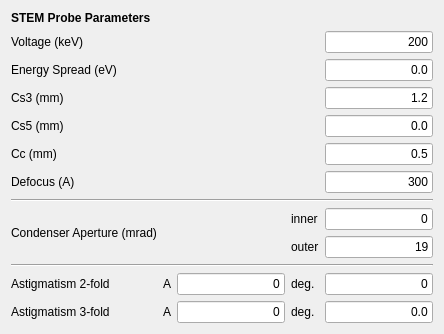
         <widget class="QWidget" name="tab_probe">
          <attribute name="title">
           <string>STEM Probe Parameters</string>
          </attribute>
          <layout class="QGridLayout" name="gridLayout_8">
           <item row="0" column="0">
            <widget class="QLabel" name="label_2">
             <property name="sizePolicy">
              <sizepolicy hsizetype="MinimumExpanding" vsizetype="Preferred">
               <horstretch>0</horstretch>
               <verstretch>0</verstretch>
              </sizepolicy>
             </property>
             <property name="text">
              <string>&lt;html&gt;&lt;head/&gt;&lt;body&gt;&lt;p&gt;&lt;span style=&quot; font-weight:600;&quot;&gt;STEM Probe Parameters&lt;/span&gt;&lt;/p&gt;&lt;/body&gt;&lt;/html&gt;</string>
             </property>
             <property name="scaledContents">
              <bool>false</bool>
             </property>
             <property name="alignment">
              <set>Qt::AlignLeading|Qt::AlignLeft|Qt::AlignTop</set>
             </property>
            </widget>
           </item>
           <item row="13" column="1">
            <widget class="QLabel" name="label_12">
             <property name="text">
              <string>A</string>
             </property>
            </widget>
           </item>
           <item row="8" column="0" colspan="5">
            <widget class="Line" name="line_2">
             <property name="orientation">
              <enum>Qt::Horizontal</enum>
             </property>
            </widget>
           </item>
           <item row="3" column="4">
            <widget class="QLineEdit" name="lineEdit_cs3">
             <property name="sizePolicy">
              <sizepolicy hsizetype="MinimumExpanding" vsizetype="MinimumExpanding">
               <horstretch>0</horstretch>
               <verstretch>0</verstretch>
              </sizepolicy>
             </property>
             <property name="minimumSize">
              <size>
               <width>40</width>
               <height>10</height>
              </size>
             </property>
             <property name="text">
              <string>1.2</string>
             </property>
             <property name="cursorPosition">
              <number>3</number>
             </property>
             <property name="alignment">
              <set>Qt::AlignRight|Qt::AlignTrailing|Qt::AlignVCenter</set>
             </property>
            </widget>
           </item>
           <item row="13" column="4">
            <widget class="QLineEdit" name="lineEdit_astig3_angle">
             <property name="sizePolicy">
              <sizepolicy hsizetype="MinimumExpanding" vsizetype="MinimumExpanding">
               <horstretch>0</horstretch>
               <verstretch>0</verstretch>
              </sizepolicy>
             </property>
             <property name="minimumSize">
              <size>
               <width>40</width>
               <height>10</height>
              </size>
             </property>
             <property name="text">
              <string>0.0</string>
             </property>
             <property name="cursorPosition">
              <number>0</number>
             </property>
             <property name="alignment">
              <set>Qt::AlignRight|Qt::AlignTrailing|Qt::AlignVCenter</set>
             </property>
            </widget>
           </item>
           <item row="11" column="0" colspan="5">
            <widget class="Line" name="line">
             <property name="orientation">
              <enum>Qt::Horizontal</enum>
             </property>
            </widget>
           </item>
           <item row="13" column="3">
            <widget class="QLabel" name="label_13">
             <property name="text">
              <string>deg.</string>
             </property>
            </widget>
           </item>
           <item row="12" column="0">
            <widget class="QLabel" name="label_10">
             <property name="text">
              <string>Astigmatism 2-fold</string>
             </property>
            </widget>
           </item>
           <item row="6" column="0">
            <widget class="QLabel" name="label_6">
             <property name="sizePolicy">
              <sizepolicy hsizetype="MinimumExpanding" vsizetype="Preferred">
               <horstretch>0</horstretch>
               <verstretch>0</verstretch>
              </sizepolicy>
             </property>
             <property name="text">
              <string>Defocus (A)</string>
             </property>
            </widget>
           </item>
           <item row="9" column="0" rowspan="2">
            <widget class="QLabel" name="label_9">
             <property name="text">
              <string>Condenser Aperture (mrad)</string>
             </property>
            </widget>
           </item>
           <item row="10" column="4">
            <widget class="QLineEdit" name="lineEdit_aperture_outer">
             <property name="sizePolicy">
              <sizepolicy hsizetype="MinimumExpanding" vsizetype="MinimumExpanding">
               <horstretch>0</horstretch>
               <verstretch>0</verstretch>
              </sizepolicy>
             </property>
             <property name="minimumSize">
              <size>
               <width>40</width>
               <height>0</height>
              </size>
             </property>
             <property name="text">
              <string>19</string>
             </property>
             <property name="cursorPosition">
              <number>0</number>
             </property>
             <property name="alignment">
              <set>Qt::AlignRight|Qt::AlignTrailing|Qt::AlignVCenter</set>
             </property>
            </widget>
           </item>
           <item row="12" column="4">
            <widget class="QLineEdit" name="lineEdit_astig2_angle">
             <property name="sizePolicy">
              <sizepolicy hsizetype="MinimumExpanding" vsizetype="MinimumExpanding">
               <horstretch>0</horstretch>
               <verstretch>0</verstretch>
              </sizepolicy>
             </property>
             <property name="minimumSize">
              <size>
               <width>40</width>
               <height>10</height>
              </size>
             </property>
             <property name="text">
              <string>0</string>
             </property>
             <property name="cursorPosition">
              <number>0</number>
             </property>
             <property name="alignment">
              <set>Qt::AlignRight|Qt::AlignTrailing|Qt::AlignVCenter</set>
             </property>
            </widget>
           </item>
           <item row="4" column="0">
            <widget class="QLabel" name="label_5">
             <property name="sizePolicy">
              <sizepolicy hsizetype="MinimumExpanding" vsizetype="Preferred">
               <horstretch>0</horstretch>
               <verstretch>0</verstretch>
              </sizepolicy>
             </property>
             <property name="text">
              <string>Cs5 (mm)</string>
             </property>
            </widget>
           </item>
           <item row="1" column="4">
            <widget class="QLineEdit" name="lineEdit_beam_voltage">
             <property name="sizePolicy">
              <sizepolicy hsizetype="MinimumExpanding" vsizetype="MinimumExpanding">
               <horstretch>0</horstretch>
               <verstretch>0</verstretch>
              </sizepolicy>
             </property>
             <property name="minimumSize">
              <size>
               <width>40</width>
               <height>10</height>
              </size>
             </property>
             <property name="text">
              <string>200</string>
             </property>
             <property name="cursorPosition">
              <number>0</number>
             </property>
             <property name="alignment">
              <set>Qt::AlignRight|Qt::AlignTrailing|Qt::AlignVCenter</set>
             </property>
            </widget>
           </item>
           <item row="12" column="1">
            <widget class="QLabel" name="label_14">
             <property name="text">
              <string>A</string>
             </property>
            </widget>
           </item>
           <item row="12" column="2">
            <widget class="QLineEdit" name="lineEdit_astig2_mag">
             <property name="sizePolicy">
              <sizepolicy hsizetype="MinimumExpanding" vsizetype="MinimumExpanding">
               <horstretch>0</horstretch>
               <verstretch>0</verstretch>
              </sizepolicy>
             </property>
             <property name="minimumSize">
              <size>
               <width>40</width>
               <height>10</height>
              </size>
             </property>
             <property name="text">
              <string>0</string>
             </property>
             <property name="cursorPosition">
              <number>0</number>
             </property>
             <property name="alignment">
              <set>Qt::AlignRight|Qt::AlignTrailing|Qt::AlignVCenter</set>
             </property>
            </widget>
           </item>
           <item row="12" column="3">
            <widget class="QLabel" name="label_15">
             <property name="text">
              <string>deg.</string>
             </property>
            </widget>
           </item>
           <item row="13" column="2">
            <widget class="QLineEdit" name="lineEdit_astig3_mag">
             <property name="sizePolicy">
              <sizepolicy hsizetype="MinimumExpanding" vsizetype="MinimumExpanding">
               <horstretch>0</horstretch>
               <verstretch>0</verstretch>
              </sizepolicy>
             </property>
             <property name="minimumSize">
              <size>
               <width>40</width>
               <height>10</height>
              </size>
             </property>
             <property name="text">
              <string>0</string>
             </property>
             <property name="cursorPosition">
              <number>0</number>
             </property>
             <property name="alignment">
              <set>Qt::AlignRight|Qt::AlignTrailing|Qt::AlignVCenter</set>
             </property>
            </widget>
           </item>
           <item row="9" column="3">
            <widget class="QLabel" name="label_40">
             <property name="text">
              <string>inner</string>
             </property>
            </widget>
           </item>
           <item row="5" column="0">
            <widget class="QLabel" name="label_7">
             <property name="text">
              <string>Cc (mm)</string>
             </property>
            </widget>
           </item>
           <item row="6" column="4">
            <widget class="QLineEdit" name="lineEdit_defocus">
             <property name="sizePolicy">
              <sizepolicy hsizetype="MinimumExpanding" vsizetype="MinimumExpanding">
               <horstretch>0</horstretch>
               <verstretch>0</verstretch>
              </sizepolicy>
             </property>
             <property name="minimumSize">
              <size>
               <width>40</width>
               <height>10</height>
              </size>
             </property>
             <property name="text">
              <string>300</string>
             </property>
             <property name="cursorPosition">
              <number>0</number>
             </property>
             <property name="alignment">
              <set>Qt::AlignRight|Qt::AlignTrailing|Qt::AlignVCenter</set>
             </property>
            </widget>
           </item>
           <item row="1" column="0">
            <widget class="QLabel" name="label_3">
             <property name="sizePolicy">
              <sizepolicy hsizetype="MinimumExpanding" vsizetype="Preferred">
               <horstretch>0</horstretch>
               <verstretch>0</verstretch>
              </sizepolicy>
             </property>
             <property name="text">
              <string>Voltage (keV)</string>
             </property>
            </widget>
           </item>
           <item row="5" column="4">
            <widget class="QLineEdit" name="lineEdit_cc">
             <property name="sizePolicy">
              <sizepolicy hsizetype="MinimumExpanding" vsizetype="MinimumExpanding">
               <horstretch>0</horstretch>
               <verstretch>0</verstretch>
              </sizepolicy>
             </property>
             <property name="minimumSize">
              <size>
               <width>40</width>
               <height>10</height>
              </size>
             </property>
             <property name="text">
              <string>0.5</string>
             </property>
             <property name="cursorPosition">
              <number>0</number>
             </property>
             <property name="alignment">
              <set>Qt::AlignRight|Qt::AlignTrailing|Qt::AlignVCenter</set>
             </property>
            </widget>
           </item>
           <item row="9" column="4">
            <widget class="QLineEdit" name="lineEdit_aperture_inner">
             <property name="sizePolicy">
              <sizepolicy hsizetype="MinimumExpanding" vsizetype="MinimumExpanding">
               <horstretch>0</horstretch>
               <verstretch>0</verstretch>
              </sizepolicy>
             </property>
             <property name="minimumSize">
              <size>
               <width>40</width>
               <height>10</height>
              </size>
             </property>
             <property name="text">
              <string>0</string>
             </property>
             <property name="cursorPosition">
              <number>0</number>
             </property>
             <property name="alignment">
              <set>Qt::AlignRight|Qt::AlignTrailing|Qt::AlignVCenter</set>
             </property>
            </widget>
           </item>
           <item row="13" column="0">
            <widget class="QLabel" name="label_11">
             <property name="text">
              <string>Astigmatism 3-fold</string>
             </property>
            </widget>
           </item>
           <item row="3" column="0">
            <widget class="QLabel" name="label_4">
             <property name="sizePolicy">
              <sizepolicy hsizetype="MinimumExpanding" vsizetype="Preferred">
               <horstretch>0</horstretch>
               <verstretch>0</verstretch>
              </sizepolicy>
             </property>
             <property name="text">
              <string>Cs3 (mm)</string>
             </property>
            </widget>
           </item>
           <item row="4" column="4">
            <widget class="QLineEdit" name="lineEdit_cs5">
             <property name="sizePolicy">
              <sizepolicy hsizetype="MinimumExpanding" vsizetype="MinimumExpanding">
               <horstretch>0</horstretch>
               <verstretch>0</verstretch>
              </sizepolicy>
             </property>
             <property name="minimumSize">
              <size>
               <width>40</width>
               <height>10</height>
              </size>
             </property>
             <property name="text">
              <string>0.0</string>
             </property>
             <property name="cursorPosition">
              <number>3</number>
             </property>
             <property name="alignment">
              <set>Qt::AlignRight|Qt::AlignTrailing|Qt::AlignVCenter</set>
             </property>
            </widget>
           </item>
           <item row="10" column="3">
            <widget class="QLabel" name="label_41">
             <property name="text">
              <string>outer</string>
             </property>
            </widget>
           </item>
           <item row="2" column="0">
            <widget class="QLabel" name="label_8">
             <property name="text">
              <string>Energy Spread (eV)</string>
             </property>
            </widget>
           </item>
           <item row="2" column="4">
            <widget class="QLineEdit" name="lineEdit_energy_spread">
             <property name="sizePolicy">
              <sizepolicy hsizetype="MinimumExpanding" vsizetype="MinimumExpanding">
               <horstretch>0</horstretch>
               <verstretch>0</verstretch>
              </sizepolicy>
             </property>
             <property name="minimumSize">
              <size>
               <width>40</width>
               <height>10</height>
              </size>
             </property>
             <property name="text">
              <string>0.0</string>
             </property>
             <property name="cursorPosition">
              <number>3</number>
             </property>
             <property name="alignment">
              <set>Qt::AlignRight|Qt::AlignTrailing|Qt::AlignVCenter</set>
             </property>
            </widget>
           </item>
          </layout>
         </widget>
